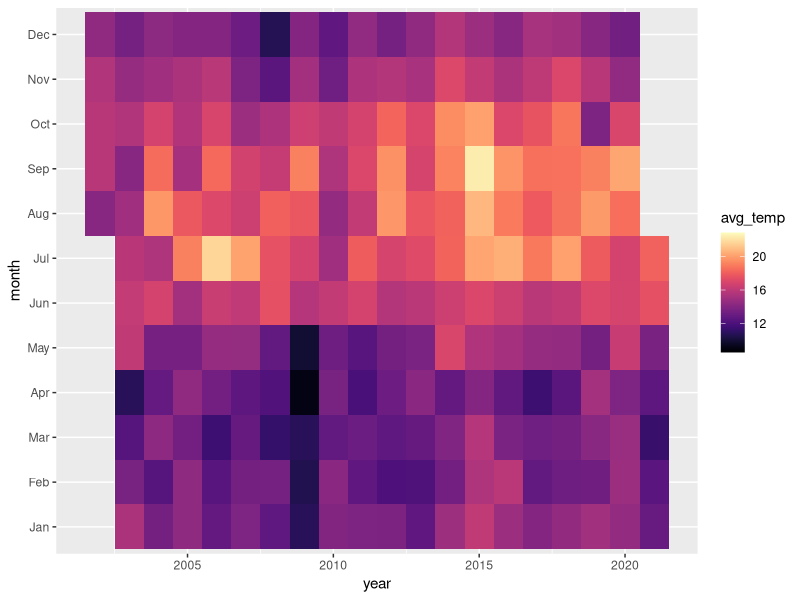

Here is the R script that generated this plot:
## ---- chunk 1
knitr::opts_chunk$set(echo = TRUE)
library(lubridate)
library(tidyverse)
library(here)
library(ggplot2)
library(viridis)
## ---- chunk 2
sbc_heatmap <- read_csv(here("sbc_lter_temp_subset.csv")) 

sbc_heatmap <- sbc_heatmap %>% mutate(
    year = year(DATE_LOCAL),
    month = month(DATE_LOCAL, label=T, abbr=T),
    week = strftime(DATE_LOCAL,"%W"), 
    wday = substring(wday(DATE_LOCAL, label=T, abbr=T),1,2),
    day = day(DATE_LOCAL)
)

monthly_temps <- sbc_heatmap %>% 
  group_by(SITE, year, month) %>% 
  summarize(monthly_mean = round(mean(avg_temp, na.rm = TRUE),3))

write_csv(x = monthly_temps, file = "sbc_heatmap.csv")

ggplot(data = sbc_heatmap, aes(x=year,y=month)) +
  geom_tile(aes(fill=avg_temp)) + scale_fill_viridis(option = "magma")
